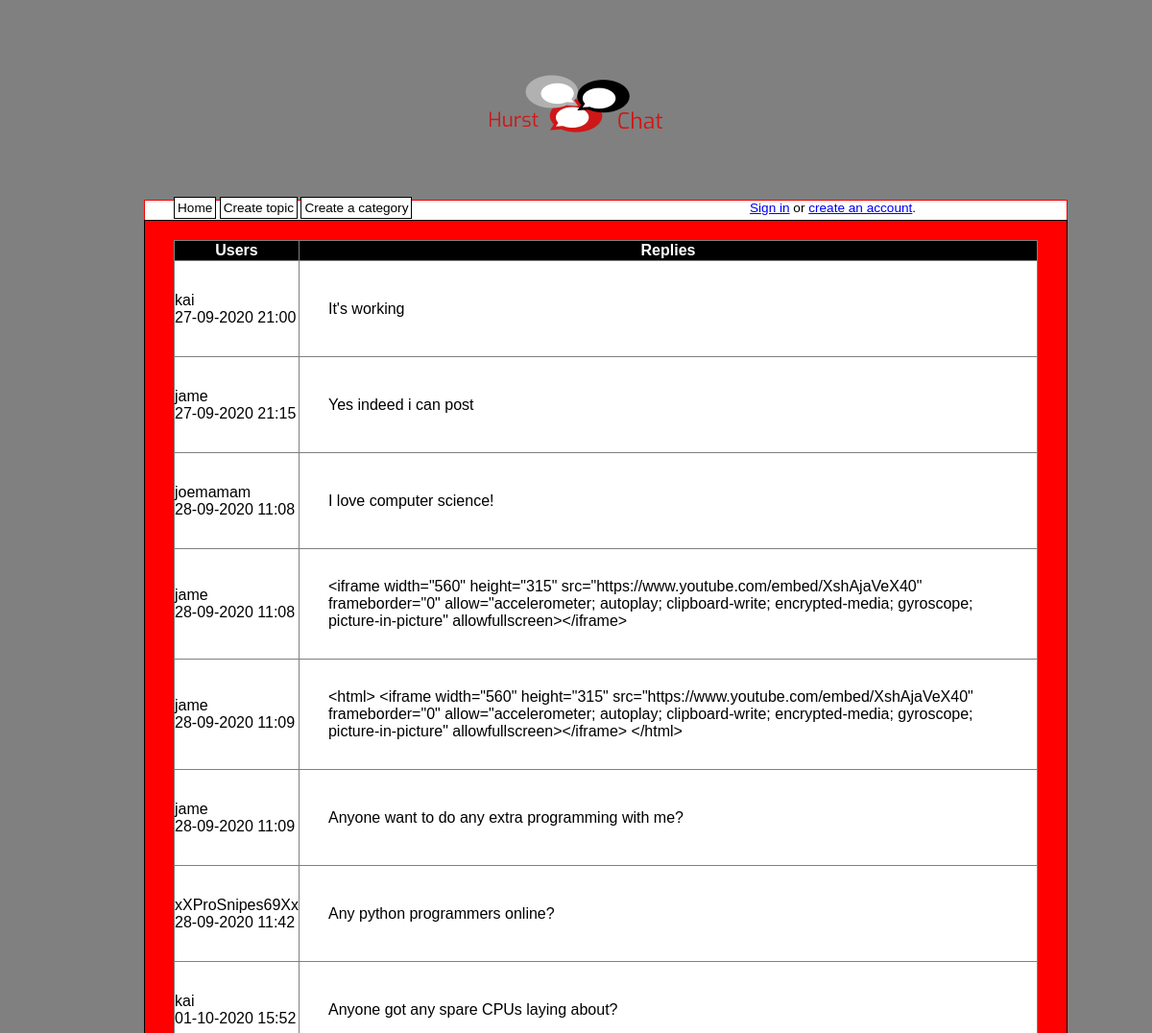
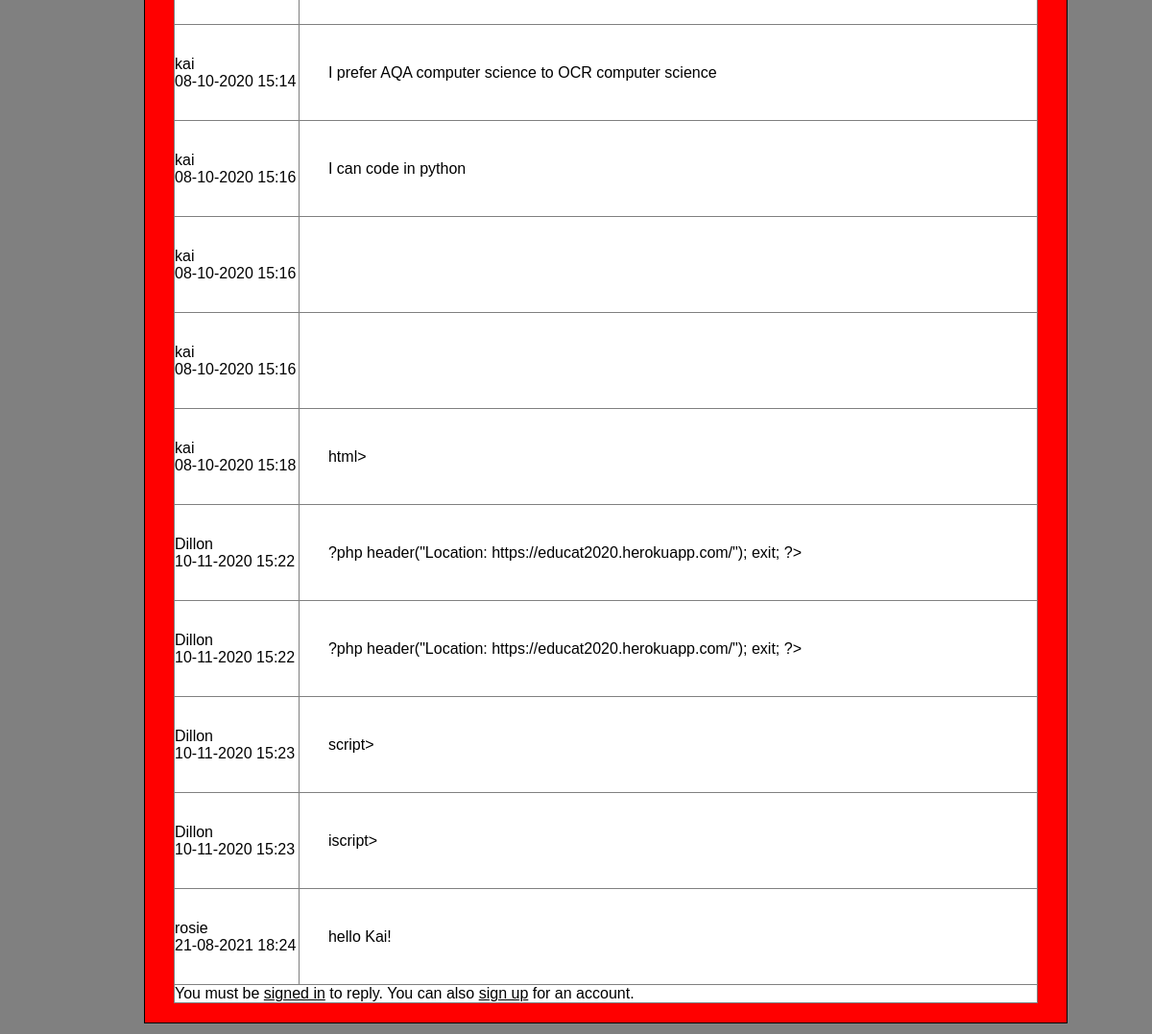
Page /topic.php?id=7 on the committed database (2 pictures, top to bottom).
### tables this page shows
CREATE TABLE `topics` (
  `topic_id` int(8) NOT NULL AUTO_INCREMENT,
  `topic_subject` varchar(255) NOT NULL,
  `topic_date` datetime NOT NULL,
  `topic_cat` int(8) NOT NULL,
  `topic_by` int(8) NOT NULL,
  PRIMARY KEY (`topic_id`)
);

CREATE TABLE `posts` (
  `post_id` int(8) NOT NULL AUTO_INCREMENT,
  `post_content` varchar(255) NOT NULL,
  `post_date` datetime NOT NULL,
  `post_topic` varchar(255) NOT NULL,
  `post_by` varchar(255) NOT NULL,
  PRIMARY KEY (`post_id`)
);

CREATE TABLE `users` (
  `user_id` int(8) NOT NULL AUTO_INCREMENT,
  `user_name` varchar(30) NOT NULL,
  `user_pass` varchar(255) NOT NULL,
  `user_email` varchar(255) NOT NULL,
  `user_date` datetime NOT NULL,
  `user_level` int(11) NOT NULL,
  PRIMARY KEY (`user_id`)
);

### topic.php (the view, shortened to what this page needs)
<?php
include 'header.php';
$conn = mysqli_connect("fdb27.runhosting.com", "3578976_forum", "Dovahkiin1", "3578976_forum");
$sql = "SELECT
			topic_id,
			topic_subject
		FROM
			topics
		WHERE
			topics.topic_id = " . $_GET['id'];
$result = mysqli_query($conn, $sql);
if(!$result)
{
	echo 'The topic could not be displayed, please try again later.';
}
else
{
	if(mysqli_num_rows($result) == 0)
	{
		echo 'This topic doesnt exist.';
	}
	else
	{
		while($row = mysqli_fetch_assoc($result))
		{
			echo '<table class="topic" border="1">
					<tr>
						<th style="background-color: #000; colspan="2">' . "Users" . '</th>
                                                <th style="background-color: #000; colspan="2">' . "Replies" . '</th>
					</tr>';
			$posts_sql = "SELECT
						posts.post_topic,
						posts.post_content,
						posts.post_date,
						posts.post_by,
						users.user_id,
						users.user_name
					FROM
						posts
					LEFT JOIN
						users
					ON
						posts.post_by = users.user_id
					WHERE
						posts.post_topic = " . $_GET['id'];
			$posts_result = mysqli_query($conn, $posts_sql);
			if(!$posts_result)
			{
				echo '<tr><td>The posts could not be displayed, please try again later.</tr></td></table>';
			}
			else
			{
				while($posts_row = mysqli_fetch_assoc($posts_result))
				{
					echo '<tr class="topic-post">
							<td class="user-post">' . $posts_row['user_name'] . '<br/>' . date('d-m-Y H:i', strtotime($posts_row['post_date'])) . '</td>
							<td class="post-content">' . htmlentities(stripslashes($posts_row['post_content'])) . '</td>
						  </tr>';
				}
			}
			if(!$_SESSION['signed_in'])
			{
				echo '<tr><td colspan=2>You must be <a href="signin.php">signed in</a> to reply. You can also <a href="signup.php">sign up</a> for an account.';
			}
			else
			{
				echo '<tr><td colspan="2"><h2>Reply:</h2><br />
					<form method="post" action="reply.php?id=' . $row['topic_id'] . '">
						<textarea name="reply-content"></textarea><br /><br />
						<input type="submit" value="Submit reply" />
					</form></td></tr>';
			}
			echo '</table>';
		}
	}
}
include 'footer.php';
?>

### header.php (shortened to what this page needs)
<html>
  <head>
    <link href="style1.css" rel="stylesheet" type="text/css">
  </head>
<body>
      <img src="logo.png">
      <div id="wrapper">
      <div id="menu">
        <a class="item" href="index.php">Home</a>
        <a class="item" href="create_topic.php">Create topic</a>
        <a class="item" href="create_cat.php">Create a category</a>
        <div id="userbar">
          <?php
            if($_SESSION['signed_in'] == true)
            {
                echo 'Hello ' . $_SESSION['user_name'] . '. Not you? <a href="signout.php">Sign out</a>';
           }
           else
            {
                echo '<a href="signin.php">Sign in</a> or <a href="signup.php">create an account</a>.';
            }
            ?>
        </div>
      </div>
        <div id="content">

### footer.php
</div>
</div>
<div id="footer"></div>
</body>
</html>

### style1.css (style rules this page uses)
body { background-color: grey; text-align: center; }
#wrapper { width: 900px; margin: 0 auto; }
#content { background-color: #ff0000; border: 1px solid #000; float: left; font-family: Arial, sans-serif; padding: 20px 30px; text-align: left; width: 900px; }
#menu { float: left; border: 1px solid #ff0000; border-bottom: none; clear: both; width: 100%; height: 20px; padding: 0 30px; background-color: #ffffff; text-align: left; font-size: 85%; }
#userbar { background-color: #ffffff; float: right; width: 300px; font-family: sans-serif; }
#footer { clear: both; }
table { border-collapse: collapse; width: 100%; background-color: white; }
table a { color: #000; }
th { background-color: white; color: white; }
tr { background-color: yellow; }
td { padding: 0px; background-color: white; }
h1, #footer { font-family: Arial, sans-serif; color: #000000; }
.item { background-color: #ffffff; border: 1px solid #000000; color: #000000; font-family: Arial, sans-serif; padding: 3px; text-decoration: none; }
#footer { font-size: 65%; padding: 3px 0 0 0; }
.topic-post { height: 100px; overflow: auto; }
.post-content { padding: 30px; }
img { opacity: 0; }

### rows in the picture
posts: users.user_name "kai", post_date "27-09-2020 21:00", post_content "It's working"
posts: users.user_name "jame", post_date "27-09-2020 21:15", post_content "Yes indeed i can post"
posts: users.user_name "joemamam", post_date "28-09-2020 11:08", post_content "I love computer science!"
posts: users.user_name "jame", post_date "28-09-2020 11:08", post_content "<iframe width=\"560\" height=\"315\" src=\"https://www.youtube.com/embed/XshAjaVeX40\" frameborder=\"0\" allow=\"accelerometer; autoplay; clipboard-write; encrypted-media; gyroscope; picture-in-picture\" allowfullscreen></iframe>"
posts: users.user_name "jame", post_date "28-09-2020 11:09", post_content "<html> <iframe width=\"560\" height=\"315\" src=\"https://www.youtube.com/embed/XshAjaVeX40\" frameborder=\"0\" allow=\"accelerometer; autoplay; clipboard-write; encrypted-media; gyroscope; picture-in-picture\" allowfullscreen></iframe> </html>"
posts: users.user_name "jame", post_date "28-09-2020 11:09", post_content "Anyone want to do any extra programming with me?"
posts: users.user_name "xXProSnipes69Xx", post_date "28-09-2020 11:42", post_content "Any python programmers online?"
posts: users.user_name "kai", post_date "01-10-2020 15:52", post_content "Anyone got any spare CPUs laying about?"
posts: users.user_name "kai", post_date "08-10-2020 15:14", post_content "I prefer AQA computer science to OCR computer science"
posts: users.user_name "kai", post_date "08-10-2020 15:16", post_content "I can code in python"
posts: users.user_name "kai", post_date "08-10-2020 15:16"
posts: users.user_name "kai", post_date "08-10-2020 15:16"
posts: users.user_name "kai", post_date "08-10-2020 15:18", post_content "html>"
posts: users.user_name "Dillon", post_date "10-11-2020 15:22", post_content "?php header(\"Location: https://educat2020.herokuapp.com/\"); exit; ?>"
posts: users.user_name "Dillon", post_date "10-11-2020 15:22", post_content "?php header(\"Location: https://educat2020.herokuapp.com/\"); exit; ?>"
posts: users.user_name "Dillon", post_date "10-11-2020 15:23", post_content "script>"
posts: users.user_name "Dillon", post_date "10-11-2020 15:23", post_content "iscript>"
posts: users.user_name "rosie", post_date "21-08-2021 18:24", post_content "hello Kai!"
